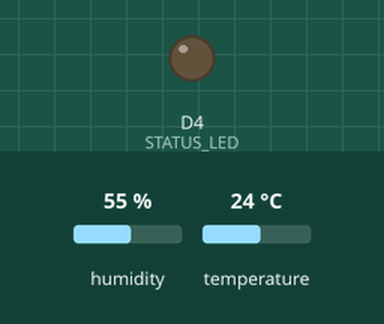
The sketch below on a simulated ESP8266 (NodeMCU). On the bench: output pins drawn as LEDs (lit = HIGH). The inputs (shaded band) are chosen by the test bench; at power-on: humidity 55 %, temperature 24 °C. WiFi joins after 1.5 s; servers stay silent unless stated; what the sketch prints to the serial monitor is not drawn.

Above: at 2.2 s.
Timing chart, 0 to 8.6 s (numbered marks = the images above):
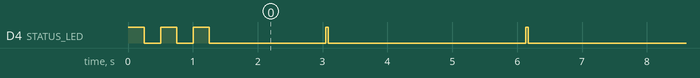

Measured:
- by itself, D4 (STATUS_LED): HIGH → LOW at 0.25 s, → HIGH 0.25 s later, → LOW 0.25 s later, → HIGH 0.25 s later, … (89 changes in this stretch)

The sketch:

Blinky-weather-station.ino
```cpp
// board is 0.9 model
// https://www.amazon.com/dp/B09SPWYS4B?ref_=ppx_hzsearch_conn_dt_b_fed_asin_title_13&th=1

// web data - http://192.168.0.98/weather

#include <ESP8266WiFi.h>
#include <ESP8266WebServer.h>
#include <DHT.h>

#define DHTPIN D5
#define DHTTYPE DHT22
#define STATUS_LED LED_BUILTIN  // GPIO2 / D4

const char* ssid     = "########";
const char* password = "########";

DHT dht(DHTPIN, DHTTYPE);
ESP8266WebServer server(80);

float currentTemp = 0;
float currentHum  = 0;
bool hasReading   = false;

void ledOn()  { digitalWrite(STATUS_LED, LOW); }
void ledOff() { digitalWrite(STATUS_LED, HIGH); }

void blinkLed(int times, int delayMs) {
  for (int i = 0; i < times; i++) {
    ledOn();
    delay(delayMs);
    ledOff();
    delay(delayMs);
  }
}

void handleWeather() {
  blinkLed(1, 60); // flash to show a request came in
  if (!hasReading) {
    server.send(503, "application/json", "{\"error\":\"no reading\"}");
    return;
  }
  String json = "{\"temp\":" + String(currentTemp, 1) + ",\"hum\":" + String(currentHum, 1) + "}";
  server.send(200, "application/json", json);
}

void setup() {
  Serial.begin(115200);
  pinMode(STATUS_LED, OUTPUT);
  ledOff();

  dht.begin();
  WiFi.begin(ssid, password);
  while (WiFi.status() != WL_CONNECTED) {
    delay(250);
    digitalWrite(STATUS_LED, !digitalRead(STATUS_LED)); // fast blink while connecting
    Serial.print(".");
  }
  ledOn(); // solid LED = connected

  Serial.println("\nWiFi connected: " + WiFi.localIP().toString());
  server.on("/weather", handleWeather);
  server.begin();
  Serial.println("Server started");
}

void loop() {
  server.handleClient();

  // If WiFi drops, let the LED show it
  if (WiFi.status() != WL_CONNECTED) {
    digitalWrite(STATUS_LED, (millis() / 200) % 2); // fast blink = disconnected
  } else {
    ledOn(); // solid = connected/idle
  }

  static unsigned long lastRead = 0;
  if (millis() - lastRead > 3000) {
    float t = dht.readTemperature(true);
    float h = dht.readHumidity();
    if (!isnan(t) && !isnan(h)) {
      currentTemp = t;
      currentHum  = h;
      hasReading  = true;
      blinkLed(1, 40); // small flash on successful read
      Serial.printf("Temp: %.1f F  Hum: %.1f%%\n", t, h);
    }
    lastRead = millis();
  }
}
```
